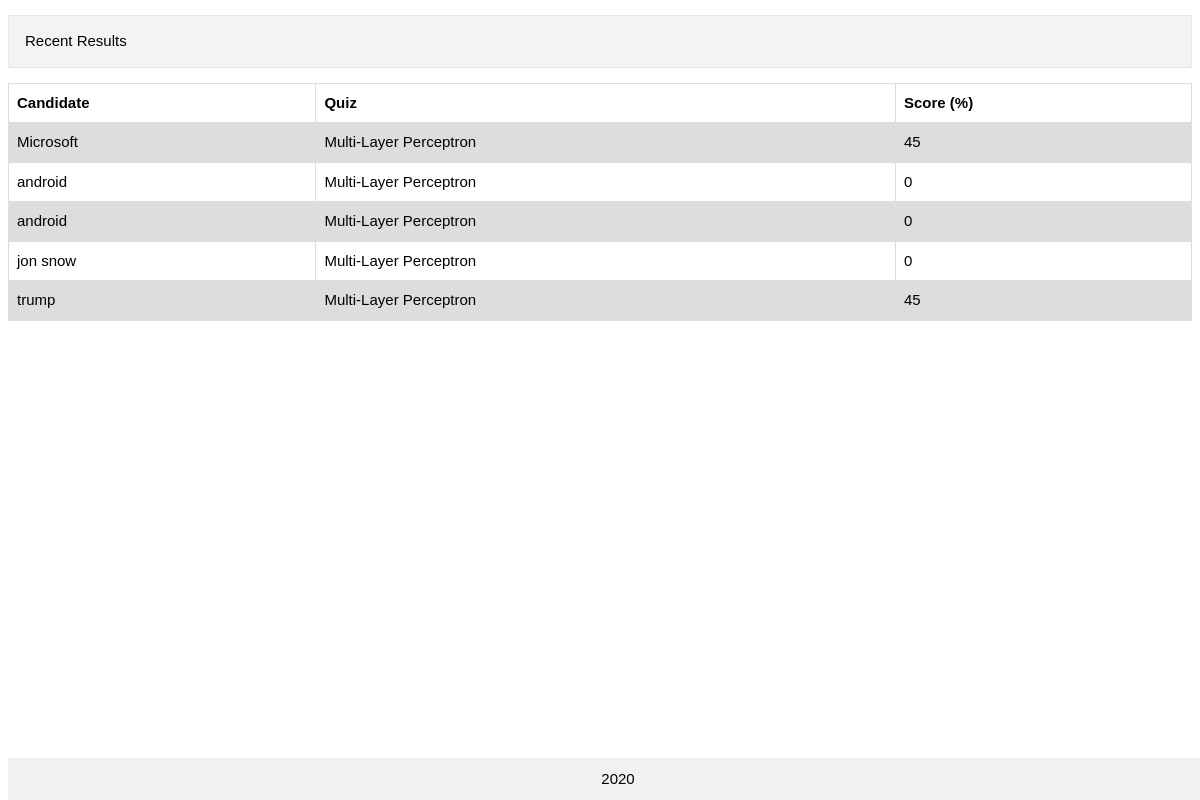
/assessments/results, run on the app's committed database.
### main/models.py (models this page shows, shortened)
class Assessment(models.Model):
    candidate_name = models.CharField(max_length=30, default='anonymous')
    quiz = models.ForeignKey(Quiz, on_delete=models.CASCADE, default=None)
    start_time = models.DateTimeField(auto_created=True, auto_now=True)
    objects = AssessmentManager()
    score = models.IntegerField(default=0)
    date_taken = models.DateField(auto_created=True, auto_now=True)

class Quiz(models.Model):
    title = models.CharField(max_length=50)
    description = models.TextField(max_length=500)
    creation_date = models.DateField(auto_created=True)
    time_frame = models.DurationField()
    class Meta:
        verbose_name_plural = "quizzes"
    def __str__(self):
        return self.title

### main/views.py (the view)
# urls.py: path('assessments/results', views.assessment_results)
def assessment_results(request):
    assessments = Assessment.objects.filter(date_taken=datetime_safe.date.today())\
        .order_by('-start_time')[:5]
    context = {'assessments': assessments}
    return render(request, 'main/assessment_results.html', context)

### main/templates/main/assessment_results.html (shortened to what this page needs)
{% extends 'main/base.html' %}
{% load static %}
{% block link-css %}
    <link rel="stylesheet" type="text/css" href="{% static 'css/index.css' %}">
{% endblock %}
{% block nav-bar %}
    <ul>
        <li>Recent Results</li>
    </ul>
{% endblock %}
{% block content %}
    <table>
        <tr>
            <th>Candidate</th>
            <th>Quiz</th>
            <th>Score (%)</th>
        </tr>
        {% for assessment in assessments %}
            <tr>
                <td>{{ assessment.candidate_name }}</td>
                <td>{{ assessment.quiz }}</td>
                <td>{{ assessment.score }}</td>
            </tr>
        {% endfor %}
    </table>
{% endblock %}

### main/static/css/index.css (style rules this page uses)
html, body { font-family: Verdana,sans-serif; font-size: 15px; line-height: 1.5; }
nav ul { list-style-type: none; border: 1px solid #e7e7e7; background-color: #f3f3f3; padding: 14px 16px; }
nav>ul>li { display: inline; }
table { font-family: arial, sans-serif; border-collapse: collapse; width: 100%; margin: auto; }
td, th { border: 1px solid #dddddd; text-align: left; padding: 8px; }
tr:nth-child(even) { background-color: #dddddd; }

### data on the page
Assessment: candidate_name "Microsoft", quiz "Multi-Layer Perceptron", score "45"
Assessment: candidate_name "android", quiz "Multi-Layer Perceptron", score "0"
Assessment: candidate_name "android", quiz "Multi-Layer Perceptron", score "0"
Assessment: candidate_name "jon snow", quiz "Multi-Layer Perceptron", score "0"
Assessment: candidate_name "trump", quiz "Multi-Layer Perceptron", score "45"
